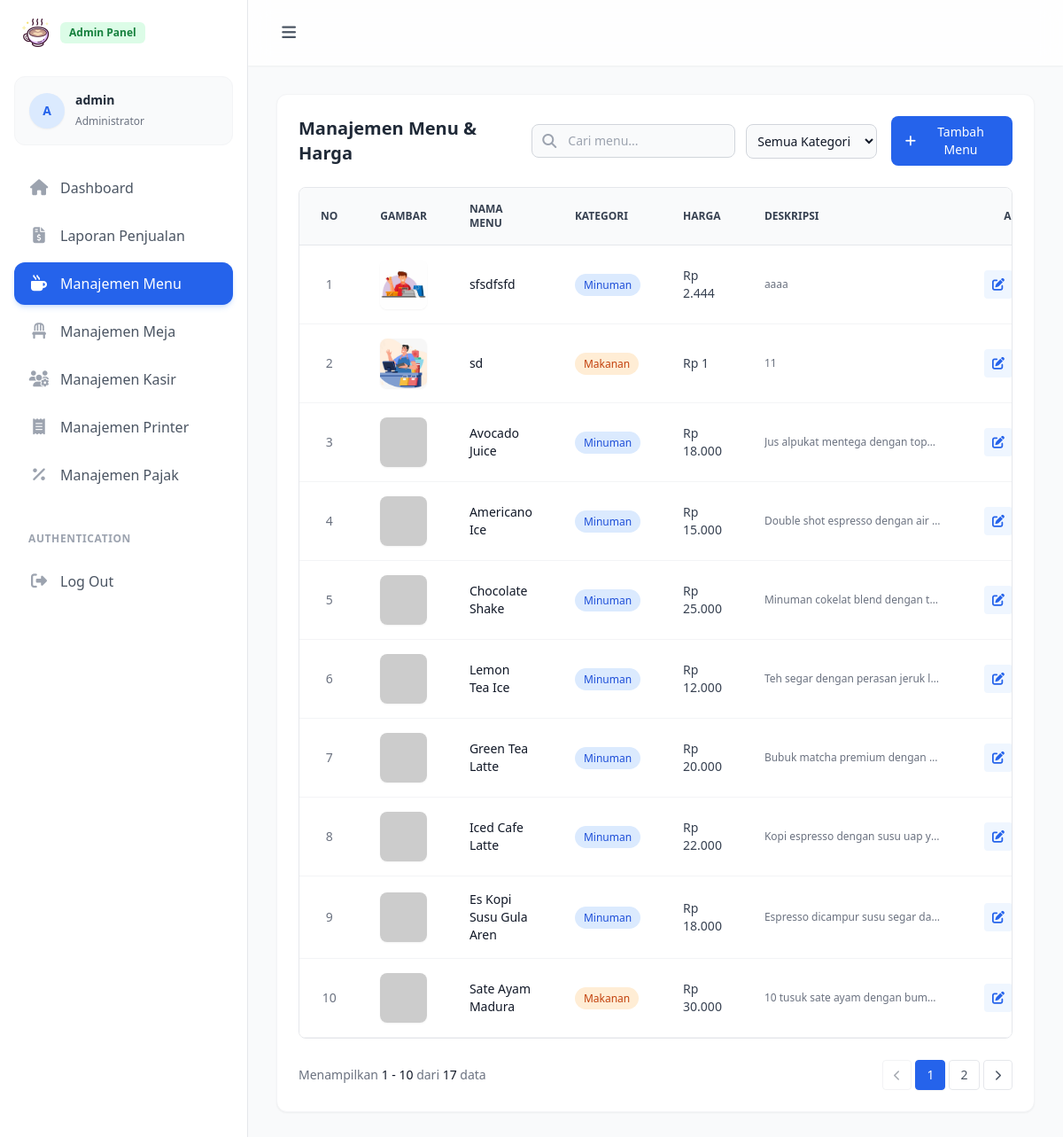
Screenshot of /admin/menu/index.php (signed in) with the database file from the repository.
### tables this page shows
CREATE TABLE `menu` (
  `id` int unsigned NOT NULL AUTO_INCREMENT,
  `name` varchar(50) NOT NULL,
  `image` varchar(150) DEFAULT NULL,
  `category` tinyint unsigned NOT NULL COMMENT '1: Makanan, 2: Minuman',
  `price` int unsigned NOT NULL,
  `sold` int unsigned NOT NULL DEFAULT '0',
  `description` text,
  `created_at` datetime DEFAULT CURRENT_TIMESTAMP,
  `updated_at` datetime DEFAULT NULL,
  PRIMARY KEY (`id`)
);

### admin/menu/index.php (the view, shortened to what this page needs)
<?php
require_once __DIR__ . '/../../config.php';
$limit = 10;
$page = isset($_GET['page']) ? max(1, (int)$_GET['page']) : 1;
$search = isset($_GET['search']) ? trim($_GET['search']) : '';
$offset = ($page - 1) * $limit;
$params = [];
$where_sql = "";
$count_sql = "SELECT COUNT(*) FROM menu" . $where_sql;
$total_stmt = $pdo->prepare($count_sql);
$total_stmt->execute($params);
$total_records = $total_stmt->fetchColumn();
$total_pages = ceil($total_records / $limit);
$fetch_sql = "SELECT * FROM menu" . $where_sql . " ORDER BY id DESC LIMIT :limit OFFSET :offset";
$stmt = $pdo->prepare($fetch_sql);
$stmt->bindValue(':limit', $limit, PDO::PARAM_INT);
$stmt->bindValue(':offset', $offset, PDO::PARAM_INT);
$stmt->execute();
$menu = $stmt->fetchAll();
?>
<?php
include __DIR__ . '/../layout/header.php';
include __DIR__ . '/../layout/sidebar.php';
?>
    <main class="relative min-h-screen pt-[74px] transition-all duration-300 lg:ml-[280px] pc-main">
      <div class="p-4 sm:p-6 lg:p-8">
          <div class="rounded-xl border border-gray-100 bg-white p-6 shadow-sm">
            <div class="mb-6 flex flex-col sm:flex-row sm:items-center justify-between gap-4">
                <h3 class="text-xl font-bold text-gray-800">Manajemen Menu & Harga</h3>
                <div class="flex items-center gap-4">
                    <form method="GET" class="flex flex-col sm:flex-row items-center gap-3 w-full sm:w-auto">
                        <div class="relative w-full sm:w-auto">
                            <div class="absolute inset-y-0 left-0 flex items-center pl-3 pointer-events-none">
                            </div>
                            <input type="text" name="search" id="search-input" value="<?php echo htmlspecialchars($search); ?>"
                                   class="bg-gray-50 border border-gray-300 text-gray-900 text-sm rounded-lg focus:ring-blue-500 focus:border-blue-500 block w-full pl-10 p-2 outline-none"
                                   placeholder="Cari menu..." autocomplete="off">
                        </div>
                        <select name="category" onchange="this.form.submit()" class="bg-gray-50 border border-gray-300 text-gray-900 text-sm rounded-lg focus:ring-blue-500 focus:border-blue-500 outline-none block w-full sm:w-40 p-2">
                            <option value="">Semua Kategori</option>
                        </select>
                    </form>
                    <button type="button" data-modal-target="crud-modal" data-modal-toggle="crud-modal" class="inline-flex items-center rounded-lg bg-blue-600 px-4 py-2 text-sm font-medium text-white transition-colors hover:bg-blue-700">
                        <i class="fa-solid fa-plus mr-2"></i>Tambah Menu
                    </button>
                </div>
            </div>
            <div class="overflow-x-auto rounded-lg border border-gray-200">
                <table class="w-full text-left text-sm text-gray-500">
                    <thead class="bg-gray-50 text-xs uppercase text-gray-700 border-b border-gray-200">
                        <tr>
                            <th scope="col" class="w-16 px-6 py-4 text-center">No</th>
                            <th scope="col" class="w-28 px-6 py-4 text-center">Gambar</th>
                            <th scope="col" class="px-6 py-4">Nama Menu</th>
                            <th scope="col" class="px-6 py-4">Kategori</th>
                            <th scope="col" class="px-6 py-4">Harga</th>
                            <th scope="col" class="px-6 py-4">Deskripsi</th>
                            <th scope="col" class="px-6 py-4 text-center">Aksi</th>
                        </tr>
                    </thead>
                    <tbody>
                        <?php
                        $no = $offset + 1;
                        foreach ($menu as $row) :
                        ?>
                        <tr class="border-b border-gray-100 bg-white hover:bg-gray-50 transition-colors">
                            <td class="px-6 py-4 text-center"><?php echo $no++; ?></td>
                            <td class="px-6 py-4 text-center">
                                <?php
                                $img_src = htmlspecialchars($row['image']);
                                if (!preg_match('/^http/', $img_src)) {
                                    $img_src = '../../' . $img_src;
                                }
                                ?>
                                <img src="<?= $img_src; ?>" alt="Menu" class="w-14 h-14 rounded-lg object-cover mx-auto shadow-sm" onerror="this.src='https://placehold.co/100x100?text=No+Image'">
                            </td>
                            <td class="px-6 py-4 font-medium text-gray-900"><?php echo htmlspecialchars($row['name']); ?></td>
                            <td class="px-6 py-4">
                                <span class="rounded-full px-2.5 py-1 text-xs font-medium <?php echo ($row['category'] == 1 ? 'bg-orange-100 text-orange-700' : 'bg-blue-100 text-blue-700'); ?>">
                                    <?php echo ($row['category'] == 1 ? 'Makanan' : 'Minuman'); ?>
                                </span>
                            </td>
                            <td class="px-6 py-4 font-medium text-gray-700">Rp <?php echo number_format($row['price'], 0, ',', '.'); ?></td>
                            <td class="px-6 py-4">
                                <p class="max-w-[200px] truncate text-xs text-gray-500">
                                    <?php echo htmlspecialchars($row['description']); ?>
                                </p>
                            </td>
                            <td class="px-6 py-4 text-center">
                                <div class="flex items-center justify-center gap-2">
                                    <button type="button"
                                            data-id="<?php echo $row['id']; ?>"
                                            data-name="<?php echo htmlspecialchars($row['name']); ?>"
                                            data-category="<?php echo $row['category']; ?>"
                                            data-price="<?php echo $row['price']; ?>"
                                            data-image="<?php echo htmlspecialchars($row['image']); ?>"
                                            data-description="<?php echo htmlspecialchars($row['description']); ?>"
                                            onclick="openEditModal(this)"
                                            class="inline-flex h-8 w-8 items-center justify-center rounded bg-blue-50 text-blue-600 transition-colors hover:bg-blue-100 hover:text-blue-900">
                                        <i class="fa-solid fa-pen-to-square"></i>
                                    </button>
                                </div>
                            </td>
                        </tr>
                        <?php endforeach; ?>
                    </tbody>
                </table>
            </div>
            <div class="mt-6 flex flex-col sm:flex-row items-center justify-between gap-4">
                <span class="text-sm text-gray-500">
                  <?php
                  $start = ($total_records > 0) ? $offset + 1 : 0;
                  $end = $offset + count($menu);
                  ?>
                  Menampilkan <span class="font-medium text-gray-900"><?php echo $start; ?> - <?php echo $end; ?></span> dari <span class="font-medium text-gray-900"><?php echo $total_records; ?></span> data
                </span>
                <div class="flex space-x-1">
                    <?php if ($page > 1): ?>
                        <a href="?page=<?php echo $page - 1; ?>&limit=<?php echo $limit; ?>"
                          class="rounded border border-gray-200 px-3 py-1.5 text-sm text-gray-600 hover:bg-gray-50 transition-colors"><i class="fa-solid fa-chevron-left text-xs"></i></a>
                    <?php else: ?>
                        <button disabled class="rounded border border-gray-200/50 px-3 py-1.5 text-sm text-gray-600/50 hover:bg-gray-50/50 transition-colors"><i class="fa-solid fa-chevron-left text-xs cursor-not-allowed"></i></button>
                          <?php endif; ?>
                    <?php for($i = 1; $i <= $total_pages; $i++): ?>
                        <a href="?page=<?php echo $i; ?>&limit=<?php echo $limit; ?>"
                          class="rounded border px-3 py-1.5 text-sm transition-colors <?php echo ($i == $page) ? 'border-blue-600 bg-blue-600 text-white shadow-sm' : 'border-gray-200 text-gray-600 hover:bg-gray-50'; ?>">
                          <?php echo $i; ?>
                        </a>
                    <?php endfor; ?>
                    <?php if ($page < $total_pages): ?>
                        <a href="?page=<?php echo $page + 1; ?>&limit=<?php echo $limit; ?>"
                          class="rounded border border-gray-200 px-3 py-1.5 text-sm text-gray-600 hover:bg-gray-50 transition-colors"><i class="fa-solid fa-chevron-right text-xs"></i></a>
                          <?php else: ?>
                            <button disabled class="rounded border border-gray-200/50 px-3 py-1.5 text-sm text-gray-600/50 hover:bg-gray-50/50 transition-colors"><i class="fa-solid fa-chevron-right text-xs cursor-not-allowed"></i></button>
                    <?php endif; ?>
                </div>
            </div>
        </div>
      </div>
    </main>
 <?php
include '../layout/footer.php';
?>

### rows the page displays
menu: shows a picture, name "sfsdfsfd", category "Minuman", price "2.444", description "aaaa"
menu: shows a picture, name "sd", category "Makanan", price "1", description "11"
menu: name "Avocado Juice", category "Minuman", price "18.000", description "Jus alpukat mentega dengan top…"
menu: name "Americano Ice", category "Minuman", price "15.000", description "Double shot espresso dengan air…"
menu: name "Chocolate Shake", category "Minuman", price "25.000", description "Minuman cokelat blend dengan t…"
menu: name "Lemon Tea Ice", category "Minuman", price "12.000", description "Teh segar dengan perasan jeruk l…"
menu: name "Green Tea Latte", category "Minuman", price "20.000", description "Bubuk matcha premium dengan…"
menu: name "Iced Cafe Latte", category "Minuman", price "22.000", description "Kopi espresso dengan susu uap y…"
menu: name "Es Kopi Susu Gula Aren", category "Minuman", price "18.000", description "Espresso dicampur susu segar da…"
menu: name "Sate Ayam Madura", category "Makanan", price "30.000", description "10 tusuk sate ayam dengan bum…"

### other values shown
$initials "A"
$_SESSION['name'] "admin"
$start "1"
$end "10"
$total_records "17"
